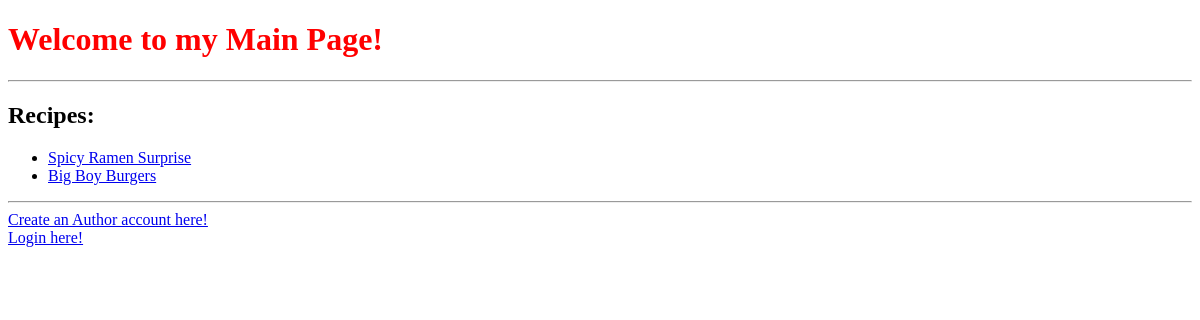
The app's page /, older data.
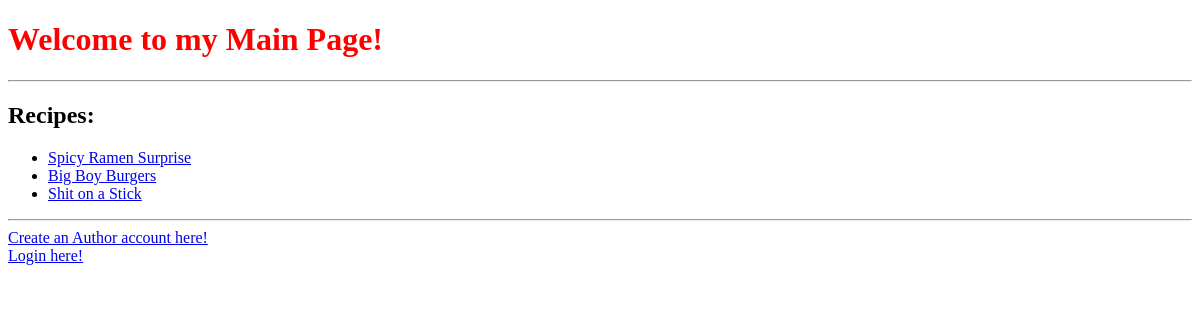
The same page, newer data.
### recipebox/models.py (models this page shows, shortened)
class Recipe(models.Model):
    title = models.CharField(max_length=40)
    author = models.ForeignKey(Author, on_delete=models.CASCADE)
    description = models.CharField(max_length=100)
    time_req = models.IntegerField()
    instructions = models.TextField()

### recipebox/views.py (the view)
# urls.py: path('', mainpage, name='mainpage'),
def mainpage(request):
    recipes = Recipe.objects.all()
    return render(request, 'mainpage.html', {'data': recipes})

### recipebox/templates/mainpage.html (shortened to what this page needs)
<!DOCTYPE html>
<html lang="en">
<head>
</head>
<body>
    <h1 style="color: red">Welcome to my Main Page!</h1>
    <hr>
    <h2>Recipes:</h2>
    <ul>
        {% for r in data %}
            <li><a href="/recipe/{{r.id}}">{{r.title}}</a></li>
        {% endfor %}
    </ul>
    <hr>
    <a href="/signup/">Create an Author account here!</a>
    <br/>
    <a href="/login/">Login here!</a>
</body>
</html>

Row changes from the older to the newer data that the page shows:
added Recipe: title "Shit on a Stick"
